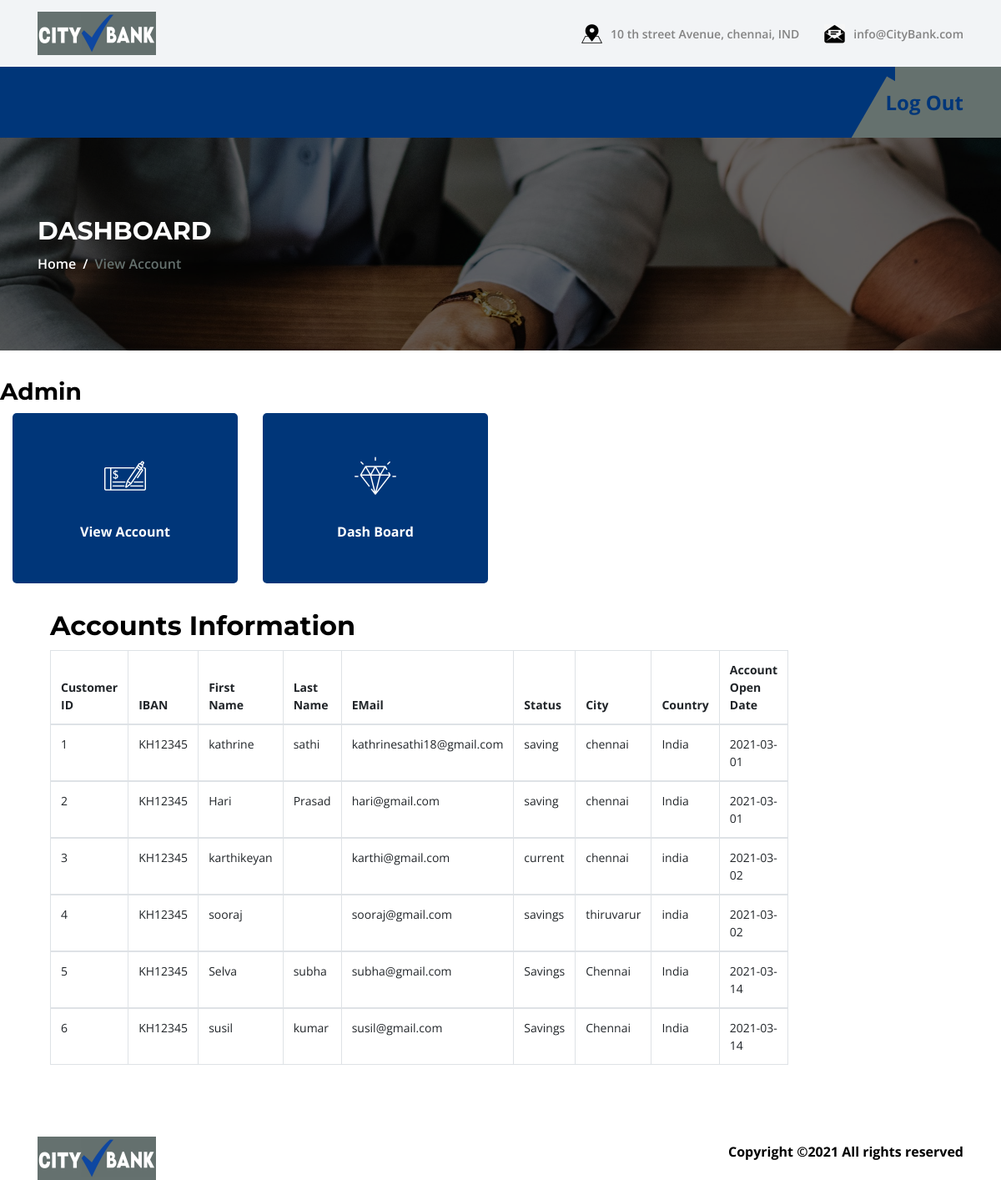
The page /viewaccounts.php on the database as committed earlier.
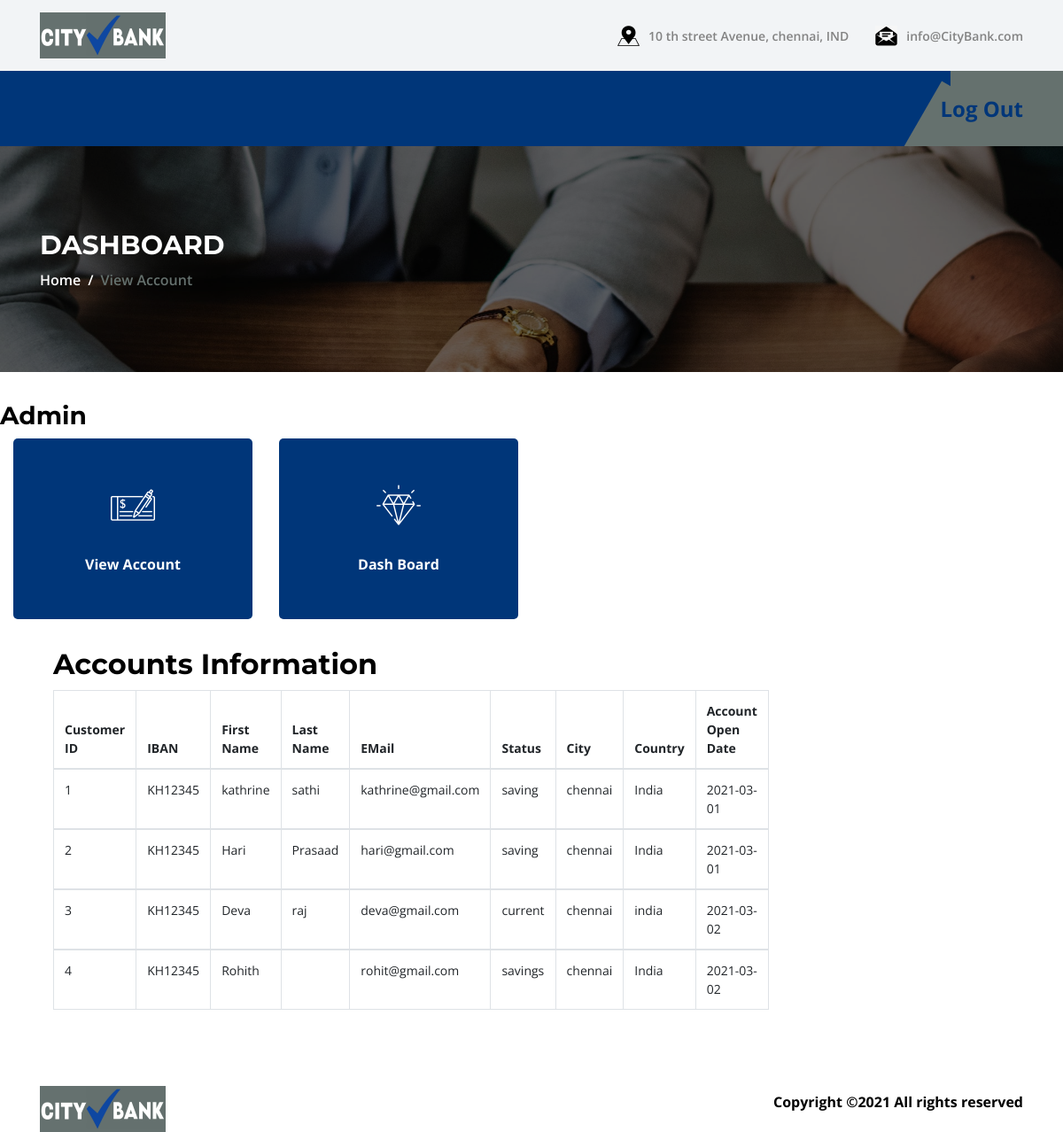
The same page on the database as committed later.
### tables this page shows
CREATE TABLE `customers` (
  `customerid` int(10) NOT NULL,
  `iban` varchar(25) NOT NULL,
  `firstname` varchar(25) NOT NULL,
  `lastname` varchar(25) NOT NULL,
  `emailid` varchar(30) NOT NULL,
  `password` varchar(50) NOT NULL,
  `transpassword` varchar(50) NOT NULL,
  `accstatus` varchar(25) NOT NULL,
  `city` varchar(25) NOT NULL,
  `state` varchar(25) NOT NULL,
  `country` varchar(25) NOT NULL,
  `accopendate` date NOT NULL
);

### viewaccounts.php (the view, shortened to what this page needs)
<?php
include'includes/dbconnect.php';
?>
<!DOCTYPE html>
<html lang="en">
<head>
    <link rel="stylesheet" href="style.css">
</head>
<body>
    <header class="header-area">
        <div class="top-header-area">
            <div class="container h-100">
                <div class="row h-100 align-items-center">
                    <div class="col-12 d-flex justify-content-between">
                        <div class="logo">
                            <a><img src="img/core-img/logo.png" alt=""></a>
                        </div>
                        <div class="top-contact-info d-flex align-items-center">
                            <a href="#" data-toggle="tooltip" data-placement="bottom"
                                title="10 th street Avenue, chennai, IND"><img src="img/core-img/placeholder.png"
                                    alt=""> <span>10 th street Avenue, chennai, IND</span></a>
                            <a href="#" data-toggle="tooltip" data-placement="bottom" title="info@CityBank.com"><img
                                    src="img/core-img/message.png" alt=""> <span>info@CityBank.com</span></a>
                        </div>
                    </div>
                </div>
            </div>
        </div>
        <div class="credit-main-menu" id="sticker">
            <div class="classy-nav-container breakpoint-off">
                <div class="container">
                    <nav class="classy-navbar justify-content-between" id="creditNav">
                        <div class="contact">
                            <a href="logout.php">Log Out</a>
                        </div>
                    </nav>
                </div>
            </div>
        </div>
    </header>
    <section class="breadcrumb-area bg-img bg-overlay jarallax" style="background-image: url(img/bg-img/13.jpg);">
        <div class="container h-100">
            <div class="row h-100 align-items-center">
                <div class="col-12">
                    <div class="breadcrumb-content">
                        <h2>Dashboard</h2>
                        <nav aria-label="breadcrumb">
                            <ol class="breadcrumb">
                                <li class="breadcrumb-item"><a href="#">Home</a></li>
                                <li class="breadcrumb-item active" aria-current="page">View Account</li>
                            </ol>
                        </nav>
                    </div>
                </div>
            </div>
        </div>
    </section>
    <section class="elements-area section-padding-70-0">
        <div class="col-12">
        </div>
        <h3>Admin <?php echo $_SESSION['usr_name']; ?></h3>
        <div class="col-12 mb-70">
            <div class="row">
                <div class="col-12 col-sm-6 col-md-4 col-lg-3">
                    <div class="single-icons mb-30">
                        <i class="icon-check"></i>
                        <a href=# ><span>View Account</span></a>
                    </div>
                </div>
                <div class="col-12 col-sm-6 col-md-4 col-lg-3">
                    <div class="single-icons mb-30">
                        <i class="icon-diamond"></i>
                        <a href="admin.php"> <span>Dash Board</span></a>
                    </div>
                </div>
                <div class="container">
                    <div class="container">
                        <article class="row">
                            <section class="col-lg-8">
                                <div class="page-header">
                                    <h2>Accounts Information</h2>
                                </div>
                                <table class="table table-bordered">
                                    <thead>
                                        <th>Customer ID</th>
                                        <th>IBAN</th>
                                        <th>First Name</th>
                                        <th>Last Name</th>
                                        <th>EMail</th>
                                        <th>Status</th>
                                        <th>City</th>
                                        <th>Country</th>
                                        <th>Account Open Date</th>
                                    </thead>
                                    <?php
				$ins_sql = "SELECT * FROM customers";
				$run_sql = mysqli_query($con, $ins_sql);
				while($rows = mysqli_fetch_array($run_sql)){
					echo '
					    <tbody>
					      <tr>
                            <td>'.$rows['customerid'].'</td>
                            <td>'.$rows['iban'].'</td>
                            <td>'.$rows['firstname'].'</td>
					        <td>'.$rows['lastname'].'</td>
                            <td>'.$rows['emailid'].'</td>
                            <td>'.$rows['accstatus'].'</td>
                            <td>'.$rows['city'].'</td>
                            <td>'.$rows['country'].'</td>
                            <td>'.$rows['accopendate'].'</td>
					      </tr>
					    </tbody>
					';
				}
				?>
                                </table>
                        </article>
    </section>
    <div class="copywrite-area">
        <div class="container">
            <div class="row">
                <div class="col-12">
                    <div class="copywrite-content d-flex flex-wrap justify-content-between align-items-center">
                        <a href="index.html" class="footer-logo"><img src="img/core-img/logo.png" alt=""></a>
                        <p class="copywrite-text"><a href="#">
                                Copyright &copy; All rights reserved
                            </a>
                        </p>
                    </div>
                </div>
            </div>
        </div>
    </div>
</body>
</html>

### style.css (style rules this page uses)
* { margin: 0; padding: 0; }
body { font-family: "Open Sans", sans-serif; font-size: 14px; }
h1, h2, h3, h4, h5, h6 { font-family: "Montserrat", sans-serif; color: #000000; line-height: 1.3; font-weight: 700; }
p { color: #838383; font-size: 15px; line-height: 2; font-weight: 400; }
a, a:hover, a:focus { -webkit-transition-duration: 500ms; transition-duration: 500ms; text-decoration: none; outline: 0 solid transparent; color: #000000; font-weight: 700; font-size: 16px; }
ul, ol { margin: 0; }
ul li, ol li { list-style: none; }
img { height: auto; max-width: 100%; }
.mb-30 { margin-bottom: 30px !important; }
.mb-70 { margin-bottom: 70px !important; }
.jarallax { position: relative; z-index: 0; }
.bg-img { background-position: center center; background-size: cover; background-repeat: no-repeat; }
.bg-overlay { position: relative; z-index: 2; background-position: center center; background-size: cover; }
.bg-overlay::after { background-color: rgba(0, 0, 0, 0.61); position: absolute; z-index: -1; top: 0; left: 0; width: 100%; height: 100%; content: ""; }
.header-area { position: relative; z-index: 1000; width: 100%; }
.header-area .top-header-area { position: relative; z-index: 1; width: 100%; height: 80px; background-color: #f2f4f6; }
.header-area .top-header-area .top-contact-info { position: relative; z-index: 1; }
.header-area .top-header-area .top-contact-info a { display: inline-block; color: #838383; font-size: 14px; margin-bottom: 0; display: -webkit-box; display: -ms-flexbox; display: flex; -webkit-box-align: center; -ms-flex-align: center; -ms-grid-row-align: center; align-items: center; font-weight: 600; }
.header-area .top-header-area .top-contact-info a img { margin-right: 10px; }
.header-area .top-header-area .top-contact-info a:first-child { margin-right: 30px; }
.header-area .credit-main-menu { position: relative; width: 100%; z-index: 1; background-color:#65716E; }
.header-area .credit-main-menu::after { width: 50%; height: 100%; background-color: #003679; position: absolute; top: 0; left: 0; content: ''; z-index: 1; }
.header-area .credit-main-menu .classy-nav-container { background-color: transparent; }
.header-area .credit-main-menu .classy-navbar { height: 85px; padding: 0; background-color: #003679; }
.header-area .credit-main-menu .classy-navbar .contact { position: relative; z-index: 1; padding-left: 50px; height: 100%; overflow-y: hidden; overflow-x: hidden; }
.header-area .credit-main-menu .classy-navbar .contact::before { width: 100%; height: 200%; content: ''; position: absolute; top: 42%; left: 0; z-index: -1; background-color:#65716E; -webkit-transform: rotate(30deg); transform: rotate(30deg); }
.header-area .credit-main-menu .classy-navbar .contact::after { width: 1000%; height: 100%; content: ''; position: absolute; top: 0; left: 62px; z-index: -1; background-color:#65716E; }
.header-area .credit-main-menu .classy-navbar .contact a { display: inline-block; font-size: 24px; color: #003679; font-weight: 700; line-height: 85px; }
.breadcrumb-area { position: relative; z-index: 1; width: 100%; height: 255px; }
.breadcrumb-area .breadcrumb-content h2 { color: #ffffff; font-size: 30px; text-transform: uppercase; display: block; }
.breadcrumb-area .breadcrumb-content .breadcrumb { background-color: transparent; padding: 0; margin-bottom: 0; }
.breadcrumb-area .breadcrumb-content .breadcrumb .breadcrumb-item::before { color: #ffffff; }
.breadcrumb-area .breadcrumb-content .breadcrumb .breadcrumb-item.active { color:#65716E; font-size: 16px; font-weight: 600; }
.breadcrumb-area .breadcrumb-content .breadcrumb .breadcrumb-item a { font-size: 16px; color: #ffffff; font-weight: 600; }
.single-icons { position: relative; z-index: 1; background-color: #003679; border-radius: 5px; text-align: center; padding: 50px 20px; }
.single-icons i { font-size: 50px; margin-bottom: 30px; display: block; color: #fff; }
.single-icons span { display: block; color: #fff; }

Rows that differ between the two databases and show on the page:
removed customers: customerid "5", iban "KH12345", firstname "Selva", lastname "subha", emailid "subha@gmail.com", accstatus "Savings", city "Chennai", country "India", accopendate "2021-03-14"
removed customers: customerid "6", iban "KH12345", firstname "susil", lastname "kumar", emailid "susil@gmail.com", accstatus "Savings", city "Chennai", country "India", accopendate "2021-03-14"
changed customers "kathrine": emailid "kathrinesathi18@gmail.com" → "kathrine@gmail.com"
changed customers "Hari": lastname "Prasad" → "Prasaad"
changed customers "current": firstname "karthikeyan" → "Deva"; lastname (not shown) → "raj"; emailid "karthi@gmail.com" → "deva@gmail.com"
changed customers "savings": firstname "sooraj" → "Rohith"; emailid "sooraj@gmail.com" → "rohit@gmail.com"; city "thiruvarur" → "chennai"; country "india" → "India"
